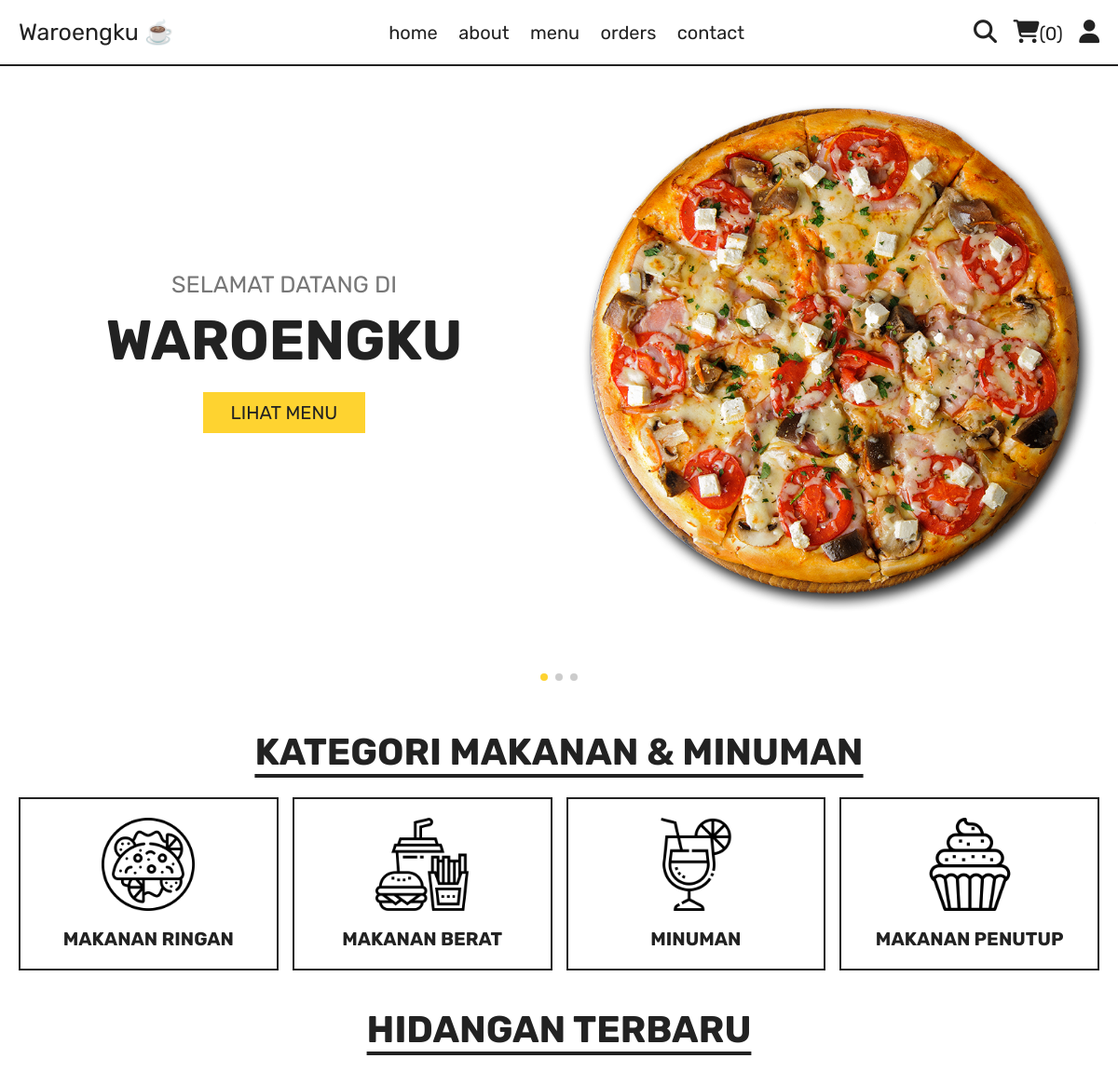
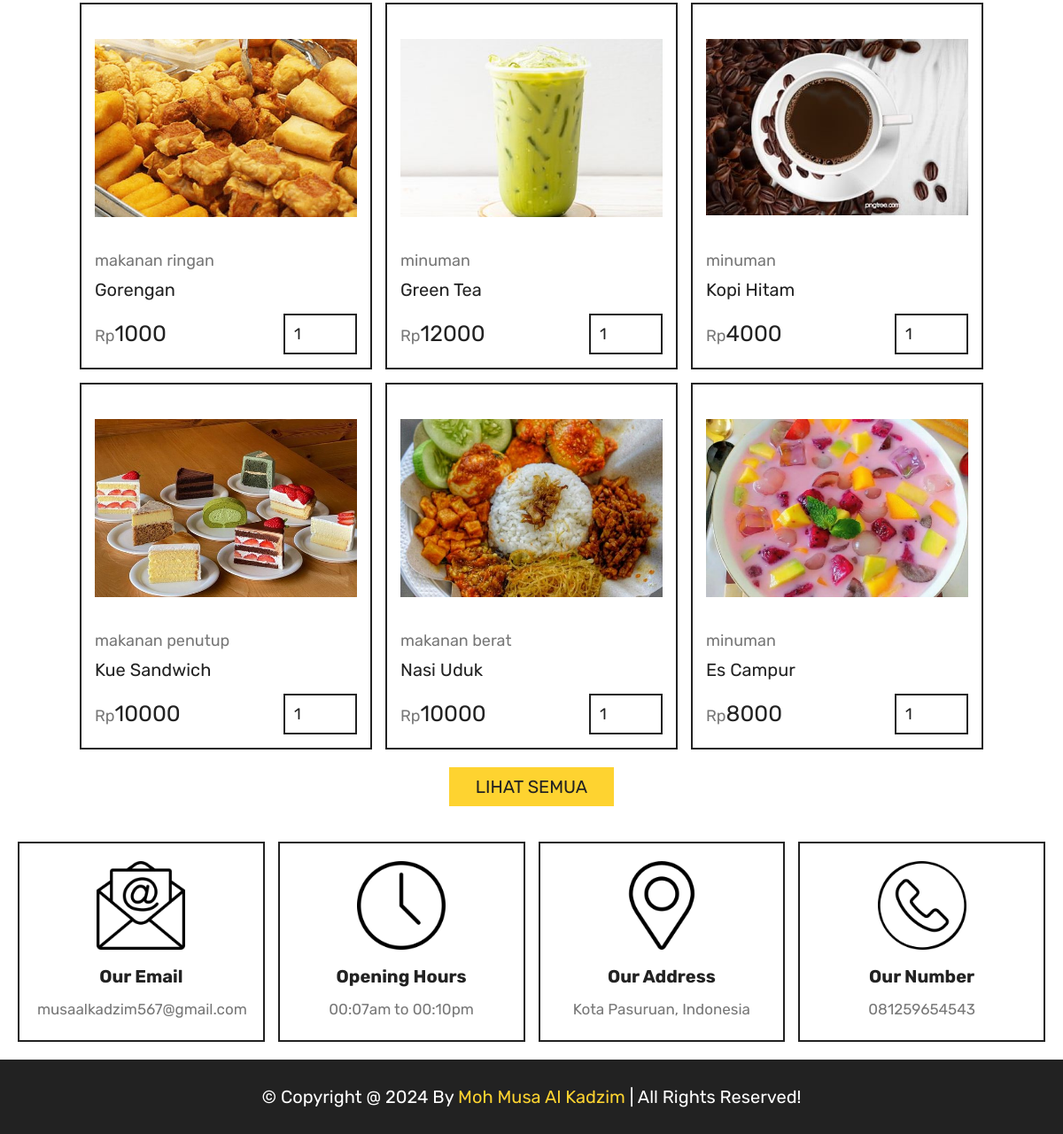
The app's page /home.php with its own data (2 pictures, top to bottom).
### tables this page shows
CREATE TABLE `products` (
  `id` int(100) NOT NULL,
  `name` varchar(100) NOT NULL,
  `category` varchar(100) NOT NULL,
  `price` int(10) NOT NULL,
  `image` varchar(100) NOT NULL
);

### home.php (the view, shortened to what this page needs)
<?php
include 'components/connect.php';
?>
<!DOCTYPE html>
<html lang="en">
<head>
   <link rel="stylesheet" href="https://unpkg.com/swiper@8/swiper-bundle.min.css" />
   <link rel="stylesheet" href="https://cdnjs.cloudflare.com/ajax/libs/font-awesome/6.1.1/css/all.min.css">
   <link rel="stylesheet" href="css/style.css">
</head>
<body>
   <?php include 'components/user_header.php'; ?>
   <section class="hero">
      <div class="swiper hero-slider">
         <div class="swiper-wrapper">
            <div class="swiper-slide slide">
               <div class="content">
                  <span>SELAMAT DATANG DI </span>
                  <h3>WAROENGKU</h3>
                  <a href="menu.php" class="btn"> LIHAT MENU </a>
               </div>
               <div class="image">
                  <img src="images/home-img-1.png" alt="">
               </div>
            </div>
            <div class="swiper-slide slide">
               <div class="content">
                  <span>INGAT!! JAGA KESEHATAN</span>
                  <h3>WAROENGKU</h3>
                  <a href="menu.php" class="btn">LIHAT MENU</a>
               </div>
               <div class="image">
                  <img src="images/home-img-2.png" alt="">
               </div>
            </div>
            <div class="swiper-slide slide">
               <div class="content">
                  <span>JANGAN LUPA MAKAN YA</span>
                  <h3>WAROENGKU</h3>
                  <a href="menu.php" class="btn">LIHAT MENU</a>
               </div>
               <div class="image">
                  <img src="images/home-img-3.png" alt="">
               </div>
            </div>
         </div>
         <div class="swiper-pagination"></div>
      </div>
   </section>
   <section class="category">
      <h1 class="title">KATEGORI MAKANAN & MINUMAN</h1>
      <div class="box-container">
         <a href="category.php?category=makanan ringan" class="box">
            <img src="images/cat-2.png" alt="">
            <h3>MAKANAN RINGAN</h3>
         </a>
         <a href="category.php?category=makanan berat" class="box">
            <img src="images/cat-1.png" alt="">
            <h3>MAKANAN BERAT</h3>
         </a>
         <a href="category.php?category=minuman" class="box">
            <img src="images/cat-3.png" alt="">
            <h3>MINUMAN</h3>
         </a>
         <a href="category.php?category=makanan penutup" class="box">
            <img src="images/cat-4.png" alt="">
            <h3>MAKANAN PENUTUP</h3>
         </a>
      </div>
   </section>
   <section class="products">
      <h1 class="title">HIDANGAN TERBARU</h1>
      <div class="box-container">
         <?php
         $select_products = $conn->prepare("SELECT * FROM `products` LIMIT 6");
         $select_products->execute();
         if ($select_products->rowCount() > 0) {
            while ($fetch_products = $select_products->fetch(PDO::FETCH_ASSOC)) {
         ?>
               <form action="" method="post" class="box">
                  <img src="uploaded_img/<?= $fetch_products['image']; ?>" alt="">
                  <a href="category.php?category=<?= $fetch_products['category']; ?>" class="cat"><?= $fetch_products['category']; ?></a>
                  <div class="name"><?= $fetch_products['name']; ?></div>
                  <div class="flex">
                     <div class="price"><span>Rp</span><?= $fetch_products['price']; ?></div>
                     <input type="number" name="qty" class="qty" min="1" max="99" value="1" maxlength="2">
                  </div>
               </form>
         <?php
            }
         } else {
            echo '<p class="empty">no products added yet!</p>';
         }
         ?>
      </div>
      <div class="more-btn">
         <a href="menu.php" class="btn"> LIHAT SEMUA </a>
      </div>
   </section>
   <?php include 'components/footer.php'; ?>
</body>
</html>

### components/user_header.php (shortened to what this page needs)
<header class="header">
   <section class="flex">
      <a href="home.php" class="logo">Waroengku ☕</a>
      <nav class="navbar">
         <a href="home.php">home</a>
         <a href="about.php">about</a>
         <a href="menu.php">menu</a>
         <a href="orders.php">orders</a>
         <a href="contact.php">contact</a>
      </nav>
      <div class="icons">
         <?php
            $count_cart_items = $conn->prepare("SELECT * FROM `cart` WHERE user_id = ?");
            $count_cart_items->execute([$user_id]);
            $total_cart_items = $count_cart_items->rowCount();
         ?>
         <a href="search.php"><i class="fas fa-search"></i></a>
         <a href="cart.php"><i class="fas fa-shopping-cart"></i><span>(<?= $total_cart_items; ?>)</span></a>
         <div id="user-btn" class="fas fa-user"></div>
      </div>
   </section>
</header>

### components/footer.php (shortened to what this page needs)
<footer class="footer">
   <section class="grid">
      <div class="box">
         <img src="images/email-icon.png" alt="">
         <h3>our email</h3>
         <a>musaalkadzim567@gmail.com</a>
      </div>
      <div class="box">
         <img src="images/clock-icon.png" alt="">
         <h3>opening hours</h3>
         <p>00:07am to 00:10pm</p>
      </div>
      <div class="box">
         <img src="images/map-icon.png" alt="">
         <h3>our address</h3>
         <a href="https://www.google.com/maps/place/Pasuruan,+Pasuruan+City,+East+Java/@-7.6360195,112.9137217,17z/data=!4m6!3m5!1s0x2dd7c5e1a5fb57df:0xbe8c958dde768096!8m2!3d-7.6469193!4d112.8999225!16zL20vMDdocDYy?entry=ttu">Kota Pasuruan, Indonesia</a>
      </div>
      <div class="box">
         <img src="images/phone-icon.png" alt="">
         <h3>our number</h3>
         <a href="tel:1234567890">081259654543</a>
      </div>
   </section>
   <div class="credit">&copy; copyright @ <?= date('Y'); ?> by <span>Moh Musa Al Kadzim</span> | all rights reserved!</div>
</footer>

### css/style.css (style rules this page uses)
:root { --yellow:#fed330; --red:#e74c3c; --white:#fff; --black:#222; --light-color:#777; --border:.2rem solid var(--black); }
* { font-family: 'Rubik', sans-serif; margin:0; padding:0; box-sizing: border-box; outline: none; border: none; text-decoration: none; }
html { font-size: 62.5%; overflow-x: hidden; scroll-behavior: smooth; stop-opacity: 7rem; }
section { margin:0 auto; max-width: 1200px; padding:2rem; }
.title { text-align: center; margin-bottom: 2.5rem; font-size: 4rem; color:var(--black); text-transform: uppercase; text-decoration: underline; text-underline-offset: 1rem; }
.btn, .delete-btn { margin-top: 1rem; display: inline-block; font-size: 2rem; padding:1rem 3rem; cursor: pointer; text-transform: capitalize; transition: .2s linear; }
.btn { background-color: var(--yellow); color:var(--black); }
.header { position: sticky; top:0; left:0; right:0; z-index: 1000; background-color: var(--white); border-bottom: var(--border); }
.header .flex { display: flex; align-items: center; justify-content: space-between; position: relative; }
.header .flex .logo { font-size: 2.5rem; color:var(--black); }
.header .flex .navbar a { font-size: 2rem; color:var(--black); margin:0 1rem; }
.header .flex .icons > * { margin-left: 1.5rem; font-size: 2.5rem; color:var(--black); cursor: pointer; }
.header .flex .icons span { font-size: 2rem; }
.hero .slide { display: flex; align-items: center; flex-wrap: wrap-reverse; gap:2rem; margin-bottom: 4rem; }
.hero .slide .image { flex:1 1 40rem; }
.hero .slide .image img { width: 100%; }
.hero .slide .content { flex:1 1 40rem; text-align: center; }
.hero .slide .content span { font-size: 2.5rem; color:var(--light-color); }
.hero .slide .content h3 { margin:1rem 0; font-size: 6rem; color:var(--black); text-transform: capitalize; }
.category .box-container { display: grid; grid-template-columns: repeat(auto-fit, minmax(27rem, 1fr)); gap:1.5rem; align-items: flex-start; }
.category .box-container .box { border:var(--border); padding:2rem; text-align: center; }
.category .box-container .box img { width: 100%; height: 10rem; object-fit: contain; }
.category .box-container .box h3 { font-size: 2rem; margin-top: 1.5rem; color:var(--black); text-transform: capitalize; }
.products .box-container { display: grid; grid-template-columns: repeat(auto-fit, 33rem); justify-content: center; align-items: flex-start; gap:1.5rem; }
.products .box-container .box { border:var(--border); padding:1.5rem; position: relative; overflow: hidden; }
.products .box-container .box img { height: 25rem; width: 100%; object-fit: contain; margin-bottom: 1rem; }
.products .box-container .box .cat { font-size: 1.8rem; color:var(--light-color); }
.products .box-container .box .name { font-size: 2rem; color:var(--black); margin:1rem 0; }
.products .box-container .box .flex { display: flex; align-items: center; gap:1rem; margin-top: 1.5rem; }
.products .box-container .box .flex .price { margin-right: auto; font-size: 2.5rem; color:var(--black); }
.products .box-container .box .flex .price span { color:var(--light-color); font-size: 1.8rem; }
.products .box-container .box .flex .qty { padding:1rem; border:var(--border); font-size: 1.8rem; color:var(--black); }
.products .more-btn { margin-top: 1rem; text-align: center; }
.footer .grid { display: grid; grid-template-columns: repeat(auto-fit, minmax(27rem, 1fr)); gap:1.5rem; align-items: flex-start; }
.footer .grid .box { border:var(--border); padding:2rem; text-align: center; }
.footer .grid .box img { height: 10rem; width: 100%; object-fit: contain; margin-bottom: .5rem; }
.footer .grid .box h3 { margin:1rem 0; font-size: 2rem; color:var(--black); text-transform: capitalize; }
.footer .grid .box p, .footer .grid .box a { display: block; font-size: 1.7rem; color:var(--light-color); line-height: 1.8; }
.credit { padding:3rem 2rem; text-align: center; background-color: var(--black); color:var(--white); font-size: 2rem; text-transform: capitalize; }
.credit span { color:var(--yellow); }

### records on screen
products: image (picture), category "makanan ringan", name "Gorengan", price "1000"
products: image (picture), category "minuman", name "Green Tea", price "12000"
products: image (picture), category "minuman", name "Kopi Hitam", price "4000"
products: image (picture), category "makanan penutup", name "Kue Sandwich", price "10000"
products: image (picture), category "makanan berat", name "Nasi Uduk", price "10000"
products: image (picture), category "minuman", name "Es Campur", price "8000"

### other values on screen
$total_cart_items "0"
